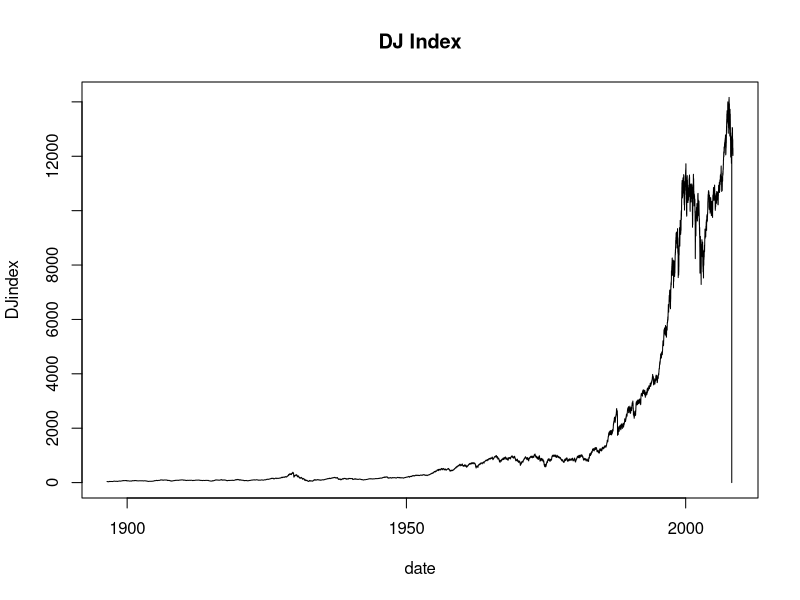
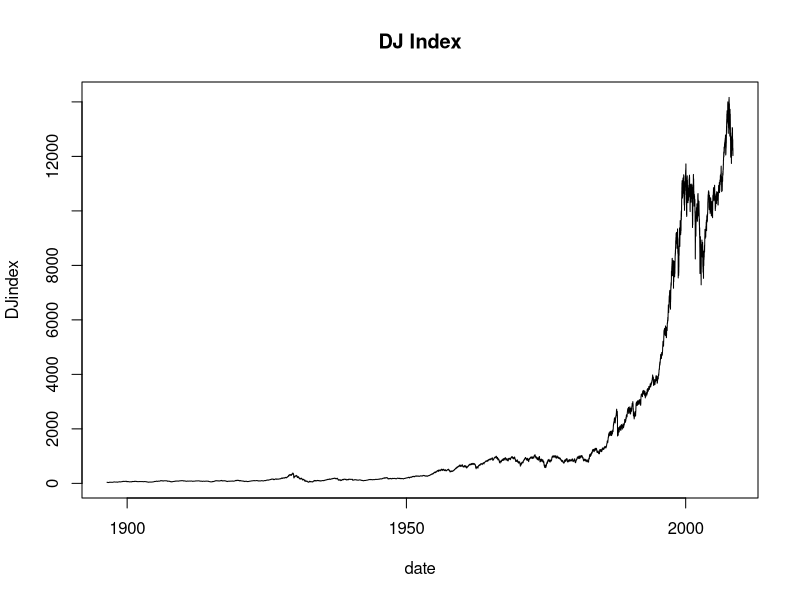

Source code (R) for these figures, in order:
#Q1
setwd("/Users/guangyaohe/Desktop/FIN3380/Fin3380_HW1")
library(zoo)
library(dplyr)

dj= read.csv("dj.csv")
plot(dj$dji~as.Date(dj$date),type='l',ylab='DJindex',xlab='date',main='DJ Index')
print(summary(dj))
#There is an "NA" in dj


dj = dj[-which(dj$dji==0),]
dj = na.omit(dj)
print(summary(dj))

plot(dj$dji~as.Date(dj$date),type='l',ylab='DJindex',xlab='date',main='DJ Index')

#Now NA is gone